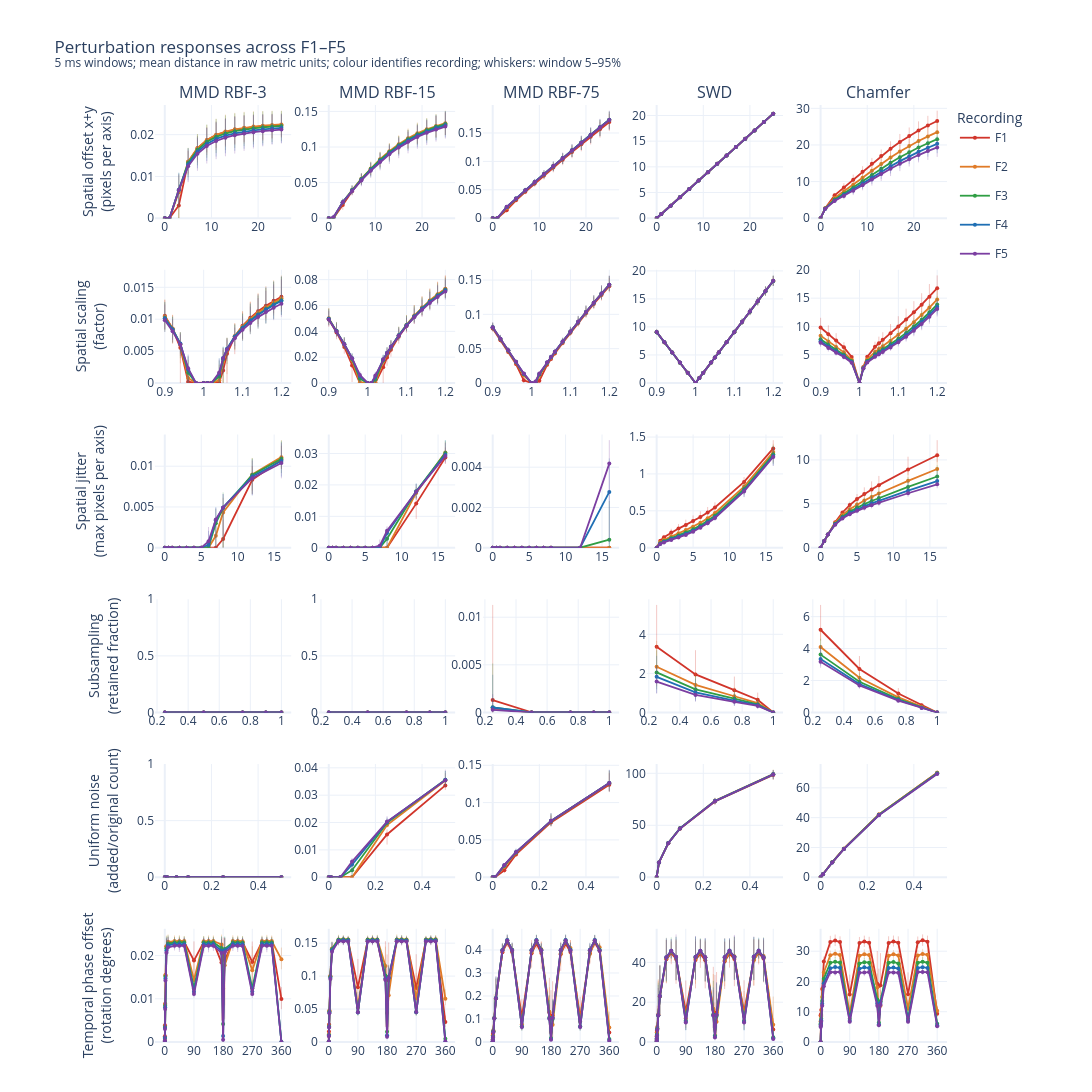

This figure's notebook cell:
### Markdown cell above
## Combined perturbation response

Lines show the mean distance across windows; thin whiskers show the **5th–95th window percentiles**, not confidence intervals or significance thresholds. Set `SHOW_WINDOW_SPREAD = False` for a cleaner view. Each panel keeps its own vertical scale in the metric's raw units.

- Offset adds the stated value to **both x and y**; jitter is independent uniform displacement within ±magnitude on each axis.
- Noise magnitude is added/original count: 0.5 gives a final noise fraction of one third.
- Temporal offset compares later recorded windows, re-zeroed to their own start; 360° compares the next rotation and need not give zero.
- MMD distances use `sqrt(max(MMD², 0))`; a flat zero curve can hide changes in signed estimates. No old null-test reference lines are reused.

### Code cell
def add_recording_curve(figure, block, row, col, modifier, frequency, show_spread):
    """Add one recording's mean curve and optional descriptive window whiskers."""
    block = block.sort_values("magnitude")
    colour = FREQUENCY_COLOURS[frequency]
    if show_spread:
        # Separate segments preserve the actual quantiles even when the mean is
        # outside their interval (possible for strongly skewed/clamped results).
        whisker_x = np.column_stack([
            block.magnitude, block.magnitude, np.full(len(block), np.nan)
        ]).ravel()
        whisker_y = np.column_stack([
            block.q05_distance, block.q95_distance, np.full(len(block), np.nan)
        ]).ravel()
        figure.add_trace(go.Scatter(
            x=whisker_x, y=whisker_y, mode="lines",
            line=dict(color=colour, width=0.6), opacity=0.45,
            legendgroup=frequency, showlegend=False, hoverinfo="skip",
        ), row=row, col=col)
    figure.add_trace(go.Scatter(
        x=block.magnitude, y=block.mean_distance, mode="lines+markers",
        name=frequency, legendgroup=frequency,
        showlegend=(row == 1 and col == 1),
        line=dict(color=colour, width=1.8), marker=dict(size=4),
        customdata=block[[
            "q05_distance", "q95_distance", "n_valid",
            "n_excluded", "mean_distance_squared", "source_run",
        ]].to_numpy(),
        hovertemplate=(
            frequency + "<br>" + MAGNITUDE_LABELS[modifier] + ": %{x:g}"
            "<br>Mean distance: %{y:.5g}"
            "<br>Window 5–95%: %{customdata[0]:.5g} – %{customdata[1]:.5g}"
            "<br>Valid: %{customdata[2]:,.0f}; excluded: %{customdata[3]:,.0f}"
            "<br>Mean signed MMD² (MMD only): %{customdata[4]:.5g}"
            "<br>Run: %{customdata[5]}<extra></extra>"
        ),
    ), row=row, col=col)


def add_metric_panel(figure, summary, modifier, metric, row, col, show_spread):
    """Populate one perturbation/metric panel with F1–F5 in the original colours."""
    panel = summary[
        (summary.perturbation == modifier) & (summary.metric == metric)
    ]
    for frequency in FREQUENCIES:
        block = panel[panel.frequency == frequency]
        add_recording_curve(figure, block, row, col, modifier, frequency, show_spread)
    figure.update_yaxes(rangemode="tozero", row=row, col=col)
    if col == 1:
        figure.update_yaxes(title_text=MODIFIER_LABELS[modifier], row=row, col=col)
    if modifier == "temporal_offset":
        figure.update_xaxes(tickvals=[0, 90, 180, 270, 360], row=row, col=col)


def perturbation_overview(summary, show_spread=True):
    """Build a six-row, five-column overview without recomputing any metrics."""
    figure = make_subplots(
        rows=len(MODIFIER_ORDER), cols=len(METRIC_ORDER),
        horizontal_spacing=0.035, vertical_spacing=0.055,
        column_titles=[METRIC_LABELS[metric] for metric in METRIC_ORDER],
    )
    panels = product(enumerate(MODIFIER_ORDER, 1), enumerate(METRIC_ORDER, 1))
    for (row, modifier), (col, metric) in panels:
        add_metric_panel(figure, summary, modifier, metric, row, col, show_spread)
    spread_note = "; whiskers: window 5–95%" if show_spread else ""
    figure.update_layout(
        title=(
            "Perturbation responses across F1–F5"
            "<br><sup>5 ms windows; mean distance in raw metric units; colour identifies recording"
            + spread_note + "</sup>"
        ),
        template="plotly_white", height=225 * len(MODIFIER_ORDER), width=1250,
        margin=dict(l=155, r=145, t=105, b=50),
        legend=dict(orientation="v", xanchor="left", x=1.01,
                    yanchor="top", y=1.0, title_text="Recording"),
    )
    return figure


overview_figure = perturbation_overview(perturbation_summary, SHOW_WINDOW_SPREAD)
overview_figure.write_html(FIGURE_PATH, include_plotlyjs=True)
display(overview_figure)
print(f"Saved interactive figure: {FIGURE_PATH}")
